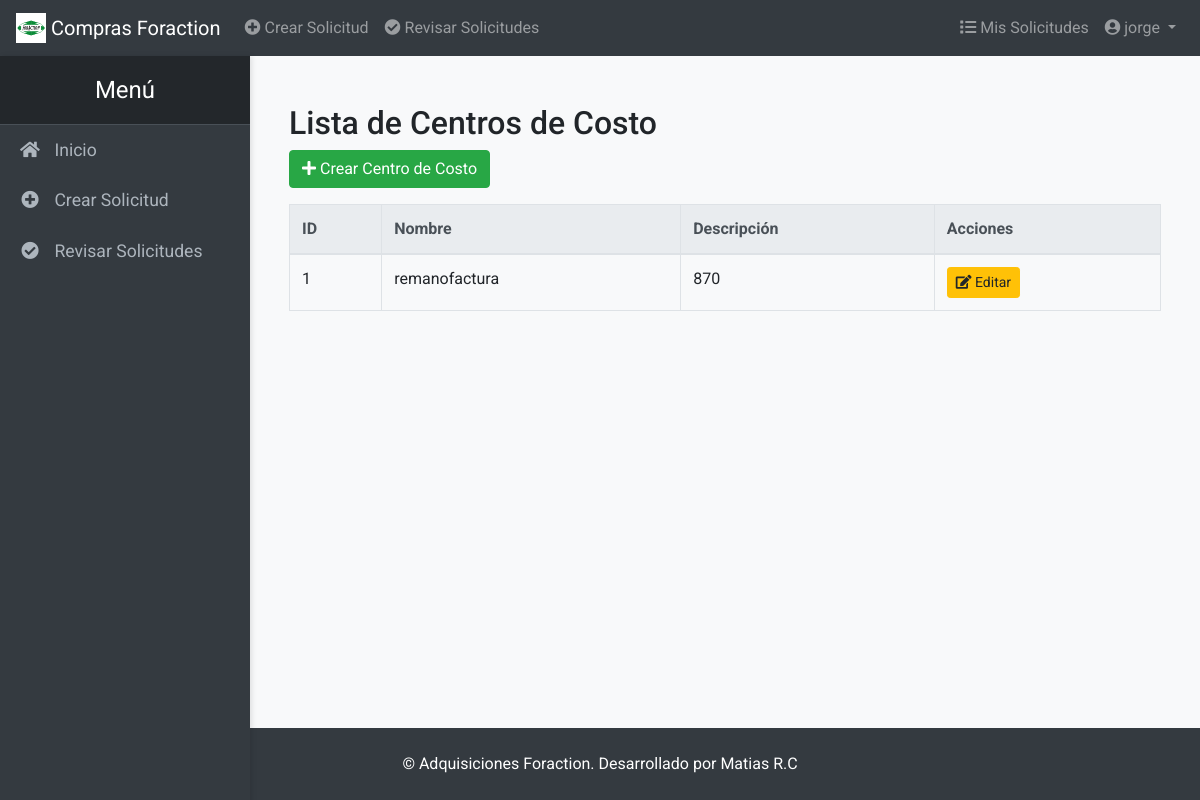
The app's page /crear_centro_costo (signed in) with its own data.
### models.py (models this page shows, shortened)
class Usuario(db.Model, UserMixin):
    __tablename__ = 'usuarios'
    id = db.Column(db.Integer, primary_key=True)
    nombre_usuario = db.Column(db.String(150), unique=True, nullable=False)
    correo = db.Column(db.String(150), unique=True, nullable=False)
    contraseña_hash = db.Column(db.String(128), nullable=False)
    rol = db.Column(db.String(50), nullable=False)  # Roles: usuario, revisor, supervisor, admin, bodeguero
    proveedores = db.relationship('Proveedor', back_populates='creador', cascade='all, delete-orphan')
    solicitudes = db.relationship('Solicitud', back_populates='solicitante', cascade='all, delete-orphan')
    aprobaciones = db.relationship('Aprobacion', back_populates='revisador', cascade='all, delete-orphan')
    ordenes_compra_recibidas = db.relationship('OrdenCompra', back_populates='usuario_recepcion', foreign_keys='OrdenCompra.recibido_por')
    recepciones = db.relationship('Recepcion', back_populates='usuario', lazy=True)  # Relación con Recepcion

class CentroCosto(db.Model):
    __tablename__ = 'centros_costo'
    id = db.Column(db.Integer, primary_key=True)
    nombre = db.Column(db.String(150), nullable=False)
    descripcion = db.Column(db.Text, nullable=True)
    solicitudes = db.relationship('Solicitud', back_populates='centro_costo', cascade='all, delete-orphan')
    def __repr__(self):
        return f"<CentroCosto {self.nombre}>"

### routes.py (the view, shortened to what this page needs)
@main.route('/crear_centro_costo', methods=['GET', 'POST'])
@login_required
def crear_centro_costo():
    if current_user.rol not in ['revisor', 'supervisor']:
        flash('Acceso denegado.', 'danger')
        return redirect(url_for('main.index'))
    form = CentroCostoForm()
    centros_costo = CentroCosto.query.order_by(CentroCosto.nombre.asc()).all()
    print(f"Centros de Costo recuperados en /crear_centro_costo: {centros_costo}")  # Mensaje de depuración
    return render_template('crear_centro_costo.html', centros_costo=centros_costo, form=form)

### routes.py (called while the page is built)
@main.app_context_processor
def add_calculation_functions():
    def calcular_precio_total(solicitud, proveedor):
        total = sum(
            pp.precio_ofrecido * pp.cantidad
            for pp in solicitud.productos_proveedores
            if pp.proveedor_id == proveedor.id and pp.precio_ofrecido is not None
        )
        return total
    def calcular_tiempo_entrega(solicitud, proveedor):
        tiempos = [
            pp.tiempo_estimado_envio
            for pp in solicitud.productos_proveedores
            if pp.proveedor_id == proveedor.id and pp.tiempo_estimado_envio is not None
        ]
        return max(tiempos) if tiempos else None
    return dict(
        calcular_precio_total=calcular_precio_total,
        calcular_tiempo_entrega=calcular_tiempo_entrega
    )

### templates/crear_centro_costo.html (shortened to what this page needs)
{% extends 'base.html' %}
{% block content %}
<div class="container mt-4">
    <h2>Lista de Centros de Costo</h2>
    {% if 'revisor' in current_user.rol or 'supervisor' in current_user.rol %}
        <button type="button" class="btn btn-success mb-3" data-toggle="modal" data-target="#crearCentroCostoModal">
            <i class="fas fa-plus"></i> Crear Centro de Costo
        </button>
    {% endif %}
    {% if centros_costo %}
        <div class="table-responsive">
            <table class="table table-bordered table-hover">
                <thead class="thead-light">
                    <tr>
                        <th>ID</th>
                        <th>Nombre</th>
                        <th>Descripción</th>
                        <th>Acciones</th>
                    </tr>
                </thead>
                <tbody>
                    {% for centro in centros_costo %}
                        <tr>
                            <td>{{ centro.id }}</td>
                            <td>{{ centro.nombre }}</td>
                            <td>
                                {% if centro.descripcion %}
                                    {{ centro.descripcion[:50] }}{% if centro.descripcion|length > 50 %}...{% endif %}
                                {% else %}
                                    <span class="text-muted">Sin descripción</span>
                                {% endif %}
                            </td>
                            <td>
                                <button type="button" class="btn btn-warning btn-sm editar-btn" data-toggle="modal" data-target="#editarCentroCostoModal" data-id="{{ centro.id }}" data-nombre="{{ centro.nombre }}" data-descripcion="{{ centro.descripcion }}">
                                    <i class="fas fa-edit"></i> Editar
                                </button>
                            </td>
                        </tr>
                    {% endfor %}
                </tbody>
            </table>
        </div>
    {% else %}
        <p class="text-muted">No hay Centros de Costo registrados.</p>
    {% endif %}
</div>
{% endblock %}

### templates/base.html (shortened to what this page needs)
<!DOCTYPE html>
<html lang="es">
<head>
    <link href="https://stackpath.bootstrapcdn.com/bootstrap/4.5.2/css/bootstrap.min.css" rel="stylesheet">
    <link href="https://cdnjs.cloudflare.com/ajax/libs/font-awesome/5.15.3/css/all.min.css" rel="stylesheet">
    <link href="{{ url_for('static', filename='css/custom.css') }}" rel="stylesheet">
</head>
<body>
    <div class="d-flex flex-column min-vh-100">
        <nav class="navbar navbar-expand-lg navbar-dark bg-dark">
            <a class="navbar-brand" href="{{ url_for('main.index') }}">
                <img src="{{ url_for('static', filename='logo.png') }}" width="30" height="30" class="d-inline-block align-top" alt="Logo" loading="lazy">
                Compras Foraction
            </a>
            <div class="collapse navbar-collapse" id="navbarNav">
                <ul class="navbar-nav mr-auto">
                    {% if current_user.is_authenticated %}
                        <li class="nav-item">
                            <a class="nav-link" href="{{ url_for('main.crear_solicitud') }}">
                                <i class="fas fa-plus-circle"></i> Crear Solicitud
                            </a>
                        </li>
                        {% if current_user.rol == 'supervisor' %}
                            <li class="nav-item">
                                <a class="nav-link" href="{{ url_for('main.revisar_solicitudes') }}">
                                    <i class="fas fa-check-circle"></i> Revisar Solicitudes
                                </a>
                            </li>
                        {% endif %}
                    {% endif %}
                </ul>
                <ul class="navbar-nav ml-auto">
                    {% if current_user.is_authenticated %}
                        <li class="nav-item">
                            <a class="nav-link" href="{{ url_for('main.mis_solicitudes') }}">
                                <i class="fas fa-list"></i> Mis Solicitudes
                            </a>
                        </li>
                        <li class="nav-item dropdown">
                            <a class="nav-link dropdown-toggle" href="#" id="perfilDropdown" role="button" data-toggle="dropdown" aria-haspopup="true" aria-expanded="false">
                                <i class="fas fa-user-circle"></i> {{ current_user.nombre_usuario }}
                            </a>
                        </li>
                    {% endif %}
                </ul>
            </div>
        </nav>
        <div class="d-flex flex-grow-1">
            <nav id="sidebar" class="bg-dark">
                <div class="sidebar-heading">Menú</div>
                <ul class="list-unstyled components">
                    <li>
                        <a href="{{ url_for('main.index') }}"><i class="fas fa-home"></i> Inicio</a>
                    </li>
                    {% if current_user.is_authenticated %}
                        <li>
                            <a href="{{ url_for('main.crear_solicitud') }}"><i class="fas fa-plus-circle"></i> Crear Solicitud</a>
                        </li>
                        {% if current_user.rol in ['supervisor', 'revisor'] %}
                            <li>
                                <a href="{{ url_for('main.revisar_solicitudes') }}"><i class="fas fa-check-circle"></i> Revisar Solicitudes</a>
                            </li>
                        {% endif %}
                    {% endif %}
                </ul>
            </nav>
            <main class="flex-grow-1 p-4">
                {% block content %}{% endblock %}
            </main>
        </div>
        <footer class="bg-dark text-white p-4 text-center mt-auto">
            &copy; {{ current_year }} Adquisiciones Foraction. Desarrollado por Matias R.C
        </footer>
    </div>
</body>
</html>

### static/css/custom.css (style rules this page uses)
body { font-family: 'Roboto', sans-serif; background-color: #f8f9fa; }
#sidebar { width: 250px; min-width: 250px; max-width: 250px; height: 100vh; position: fixed; top: 56px; left: 0; background: #343a40; color: #fff; transition: all 0.3s; box-shadow: 2px 0 5px rgba(0,0,0,0.1); overflow-y: auto; z-index: 1000; }
#sidebar .sidebar-heading { padding: 1rem; font-size: 1.5rem; text-align: center; background: #23272b; border-bottom: 1px solid #495057; }
#sidebar .components { padding: 0; margin: 0; list-style: none; }
#sidebar .components li a { padding: 12px 20px; font-size: 1.1rem; display: block; color: #adb5bd; transition: all 0.3s; }
#sidebar .components li a i { margin-right: 10px; width: 20px; text-align: center; }
main { margin-left: 250px; transition: all 0.3s; }
footer { background-color: #343a40; color: white; }

### records on screen
Usuario: nombre_usuario "jorge"
CentroCosto: id "1", nombre "remanofactura", descripcion "870"
